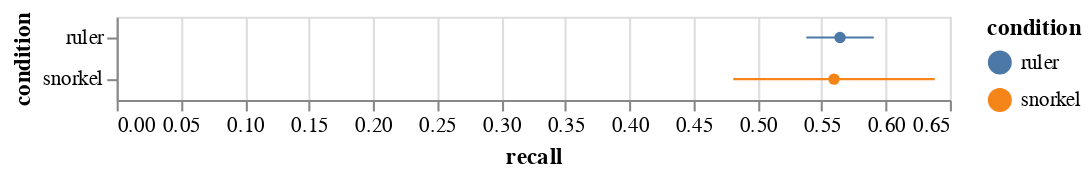

The code cell stored with this chart in its notebook:
### Markdown cell above
*As* expected, the difference is not significant for PRECISION (**pvalue=0.83 >> 0.05**)

#### Recall

### Code cell
error_bars = alt.Chart(dt).mark_errorbar(extent='stderr').encode(
  x=alt.X('recall:Q'),
  y=alt.Y('condition:N'),
    color=alt.Color('condition:N', sort=['ruler'])
)

points = alt.Chart(dt).mark_point(filled=True).encode(
  x=alt.X('recall:Q', aggregate='mean'),
  y=alt.Y('condition:N'),
 color=alt.Color('condition:N', sort=['ruler'])
)

error_bars + points

### Figure 1 — Vega-Lite specification as saved in the notebook (floating-point values rounded to 4 significant figures)
{"config": {"view": {"continuousWidth": 400, "continuousHeight": 300}}, "layer": [{"mark": {"type": "errorbar", "extent": "stderr"}, "encoding": {"color": {"type": "nominal", "field": "condition", "sort": ["ruler"]}, "x": {"type": "quantitative", "field": "recall"}, "y": {"type": "nominal", "field": "condition"}}}, {"mark": {"type": "point", "filled": true}, "encoding": {"color": {"type": "nominal", "field": "condition", "sort": ["ruler"]}, "x": {"type": "quantitative", "aggregate": "mean", "field": "recall"}, "y": {"type": "nominal", "field": "condition"}}}], "data": {"name": "data-087497bff17fdcb684f0b14eb7cac74f"}, "$schema": "https://vega.github.io/schema/vega-lite/v4.8.1.json", "datasets": {"data-087497bff17fdcb684f0b14eb7cac74f": [{"accuracy": 0.4838, "condition": "snorkel", "dataset": "amazon", "f1": 0.562, "max_dev_f1": 0.6534, "participant": "p4", "precision": 0.4923, "recall": 0.4838, "task": "sentiment", "training_label_coverage": 0.5837}, {"accuracy": 0.5787, "condition": "ruler", "dataset": "youtube", "f1": 0.7137, "max_dev_f1": 0.6326, "participant": "p4", "precision": 0.6826, "recall": 0.5256, "task": "spam", "training_label_coverage": 0.135}, {"accuracy": 0.4825, "condition": "ruler", "dataset": "amazon", "f1": 0.623, "max_dev_f1": 0.5882, "participant": "p8", "precision": 0.5018, "recall": 0.4825, "task": "sentiment", "training_label_coverage": 0.1125}, {"accuracy": 0.7893, "condition": "snorkel", "dataset": "youtube", "f1": 0.7649, "max_dev_f1": 0.6974, "participant": "p8", "precision": 0.8215, "recall": 0.81, "task": "spam", "training_label_coverage": 0.5437}, {"accuracy": 0.5062, "condition": "ruler", "dataset": "amazon", "f1": 0.6556, "max_dev_f1": 0.6429, "participant": "p2", "precision": 0.6676, "recall": 0.5063, "task": "sentiment", "training_label_coverage": 0.4025}, {"accuracy": 0.6798, "condition": "snorkel", "dataset": "youtube", "f1": 0.6042, "max_dev_f1": 0.6919, "participant": "p2", "precision": 0.7442, "recall": 0.7102, "task": "spam", "training_label_coverage": 1.0}, {"accuracy": 0.5887, "condition": "ruler", "dataset": "amazon", "f1": 0.6365, "max_dev_f1": 0.6449, "participant": "p1", "precision": 0.6081, "recall": 0.5887, "task": "sentiment", "training_label_coverage": 0.2975}, {"accuracy": 0.5281, "condition": "snorkel", "dataset": "youtube", "f1": 0.5962, "max_dev_f1": 0.6512, "participant": "p1", "precision": 0.5177, "recall": 0.5123, "task": "spam", "training_label_coverage": 1.0}, {"accuracy": 0.51, "condition": "snorkel", "dataset": "amazon", "f1": 0.5654, "max_dev_f1": 0.6395, "participant": "p3", "precision": 0.5197, "recall": 0.51, "task": "sentiment", "training_label_coverage": 1.0}, {"accuracy": 0.6124, "condition": "ruler", "dataset": "youtube", "f1": 0.7262, "max_dev_f1": 0.75, "participant": "p3", "precision": 0.6957, "recall": 0.5666, "task": "spam", "training_label_coverage": 0.6238}, {"accuracy": 0.5, "condition": "snorkel", "dataset": "amazon", "f1": 0.5, "max_dev_f1": 0.5657, "participant": "p7", "precision": 0.0, "recall": 0.0, "task": "sentiment", "training_label_coverage": 0.0}, {"accuracy": 0.7107, "condition": "ruler", "dataset": "youtube", "f1": 0.7366, "max_dev_f1": 0.7512, "participant": "p7", "precision": 0.7083, "recall": 0.7054, "task": "spam", "training_label_coverage": 0.5787}, {"accuracy": 0.4913, "condition": "ruler", "dataset": "amazon", "f1": 0.6476, "max_dev_f1": 0.6148, "participant": "p0", "precision": 0.5987, "recall": 0.4913, "task": "sentiment", "training_label_coverage": 0.6325}, {"accuracy": 0.5393, "condition": "snorkel", "dataset": "youtube", "f1": 0.6996, "max_dev_f1": 0.6872, "participant": "p0", "precision": 0.5189, "recall": 0.4782, "task": "spam", "training_label_coverage": 0.2737}, {"accuracy": 0.515, "condition": "snorkel", "dataset": "amazon", "f1": 0.6492, "max_dev_f1": 0.6483, "participant": "p9", "precision": 0.6011, "recall": 0.515, "task": "sentiment", "training_label_coverage": 0.3887}, {"accuracy": 0.6798, "condition": "ruler", "dataset": "youtube", "f1": 0.7077, "max_dev_f1": 0.7699, "participant": "p9", "precision": 0.6767, "recall": 0.6745, "task": "spam", "training_label_coverage": 0.5775}, {"accuracy": 0.63, "condition": "ruler", "dataset": "amazon", "f1": 0.5432, "max_dev_f1": 0.6727, "participant": "p6", "precision": 0.6369, "recall": 0.63, "task": "sentiment", "training_label_coverage": 1.0}, {"accuracy": 0.9129, "condition": "snorkel", "dataset": "youtube", "f1": 0.9155, "max_dev_f1": 0.9474, "participant": "p6", "precision": 0.9116, "recall": 0.918, "task": "spam", "training_label_coverage": 1.0}, {"accuracy": 0.6587, "condition": "snorkel", "dataset": "amazon", "f1": 0.6957, "max_dev_f1": 0.7054, "participant": "p5", "precision": 0.6834, "recall": 0.6587, "task": "sentiment", "training_label_coverage": 0.965}, {"accuracy": 0.5337, "condition": "ruler", "dataset": "youtube", "f1": 0.696, "max_dev_f1": 0.7013, "participant": "p5", "precision": 0.2563, "recall": 0.4725, "task": "spam", "training_label_coverage": 0.53}]}}
